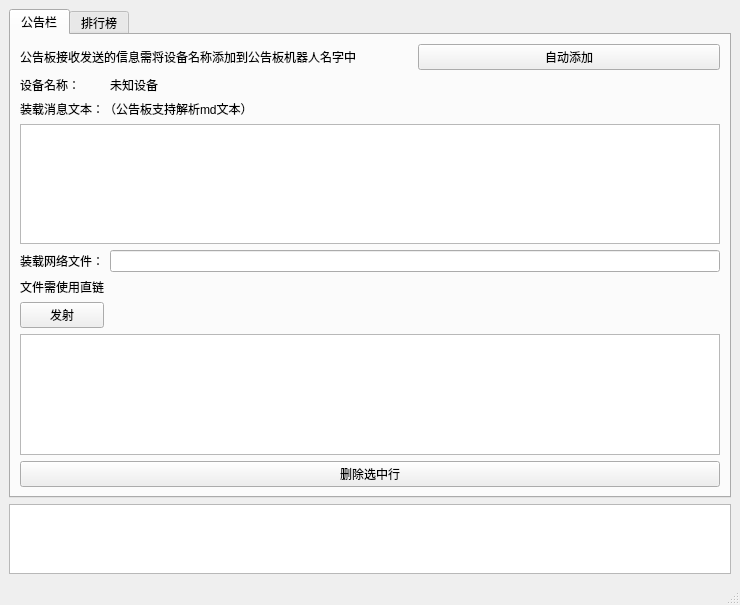
<?xml version="1.0" encoding="UTF-8"?>
<ui version="4.0">
 <class>MainWindow</class>
 <widget class="QMainWindow" name="MainWindow">
  <property name="geometry">
   <rect>
    <x>0</x>
    <y>0</y>
    <width>740</width>
    <height>605</height>
   </rect>
  </property>
  <property name="windowTitle">
   <string>Education Clock DB Manager</string>
  </property>
  <widget class="QWidget" name="centralwidget">
   <layout class="QGridLayout" name="gridLayout">
    <item row="1" column="0">
     <widget class="QTabWidget" name="tabWidget">
      <property name="currentIndex">
       <number>0</number>
      </property>
      <widget class="QWidget" name="tab">
       <attribute name="title">
        <string>公告栏</string>
       </attribute>
       <layout class="QGridLayout" name="gridLayout_3">
        <item row="6" column="0" colspan="3">
         <widget class="QLabel" name="label_9">
          <property name="text">
           <string>文件需使用直链</string>
          </property>
         </widget>
        </item>
        <item row="3" column="0" colspan="3">
         <widget class="QLabel" name="label_7">
          <property name="text">
           <string>装载消息文本：（公告板支持解析md文本）</string>
          </property>
         </widget>
        </item>
        <item row="9" column="0" colspan="3">
         <widget class="QPushButton" name="pushButton_3">
          <property name="text">
           <string>删除选中行</string>
          </property>
         </widget>
        </item>
        <item row="5" column="0">
         <widget class="QLabel" name="label_8">
          <property name="sizePolicy">
           <sizepolicy hsizetype="Maximum" vsizetype="Preferred">
            <horstretch>0</horstretch>
            <verstretch>0</verstretch>
           </sizepolicy>
          </property>
          <property name="text">
           <string>装载网络文件：</string>
          </property>
         </widget>
        </item>
        <item row="5" column="1" colspan="2">
         <widget class="QLineEdit" name="lineEdit_2">
          <property name="sizePolicy">
           <sizepolicy hsizetype="Expanding" vsizetype="Fixed">
            <horstretch>0</horstretch>
            <verstretch>0</verstretch>
           </sizepolicy>
          </property>
         </widget>
        </item>
        <item row="7" column="0">
         <widget class="QPushButton" name="pushButton_4">
          <property name="text">
           <string>发射</string>
          </property>
         </widget>
        </item>
        <item row="4" column="0" colspan="3">
         <widget class="QPlainTextEdit" name="plainTextEdit"/>
        </item>
        <item row="2" column="0">
         <widget class="QLabel" name="label_3">
          <property name="sizePolicy">
           <sizepolicy hsizetype="Maximum" vsizetype="Preferred">
            <horstretch>0</horstretch>
            <verstretch>0</verstretch>
           </sizepolicy>
          </property>
          <property name="text">
           <string>设备名称：</string>
          </property>
         </widget>
        </item>
        <item row="8" column="0" colspan="3">
         <widget class="QTableWidget" name="tableWidget"/>
        </item>
        <item row="2" column="1">
         <widget class="QLabel" name="label_4">
          <property name="text">
           <string>未知设备</string>
          </property>
         </widget>
        </item>
        <item row="1" column="0" colspan="2">
         <widget class="QLabel" name="label_2">
          <property name="text">
           <string>公告板接收发送的信息需将设备名称添加到公告板机器人名字中</string>
          </property>
         </widget>
        </item>
        <item row="1" column="2">
         <widget class="QPushButton" name="pushButton_5">
          <property name="text">
           <string>自动添加</string>
          </property>
         </widget>
        </item>
       </layout>
      </widget>
      <widget class="QWidget" name="tab_2">
       <attribute name="title">
        <string>排行榜</string>
       </attribute>
       <layout class="QGridLayout" name="gridLayout_4">
        <item row="1" column="0">
         <widget class="QTableWidget" name="tableWidget_2"/>
        </item>
        <item row="0" column="0">
         <widget class="QLabel" name="label_5">
          <property name="text">
           <string>懒得写，下周再说</string>
          </property>
         </widget>
        </item>
       </layout>
      </widget>
     </widget>
    </item>
    <item row="2" column="0">
     <widget class="QPlainTextEdit" name="plainTextEdit_2">
      <property name="readOnly">
       <bool>true</bool>
      </property>
     </widget>
    </item>
   </layout>
  </widget>
  <widget class="QStatusBar" name="statusBar"/>
  <action name="action1">
   <property name="text">
    <string>关于</string>
   </property>
  </action>
 </widget>
 <resources/>
 <connections/>
</ui>
